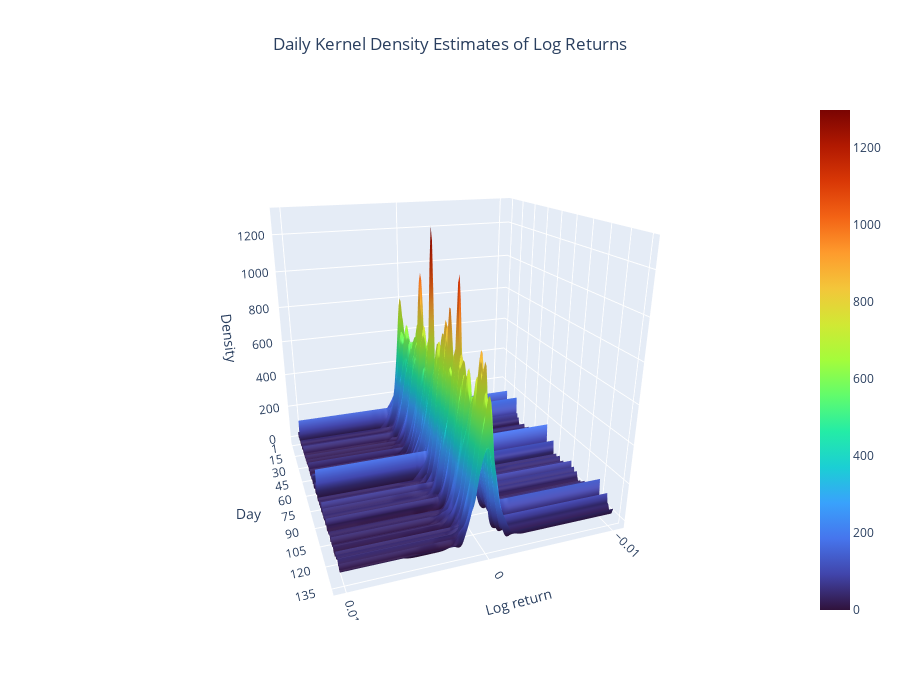

This figure's notebook cell:
### Code cell
# kde_results = {day: (x_grid, y_kde)} from previous step

# Sort days and build aligned matrices
days_sorted = sorted(kdes.keys())

# ---- Step 1: build a common X grid (important for smooth 3D surface)
all_x = np.concatenate([kdes[d]["x_grid"] for d in days_sorted])
x_common = np.linspace(all_x.min(), all_x.max(), 200)

# ---- Step 2: evaluate each day's KDE on the common grid
Z = []
for d in days_sorted:
    kde = kdes[d]["x_grid"]
    density = kdes[d]["y_kde"]
    # Interpolate densities to common x grid
    z_interp = np.interp(x_common, kde, density)
    Z.append(z_interp)

Z = np.array(Z)
Y = np.arange(len(days_sorted))  # day index

# ---- Step 3: create 3D surface
fig = go.Figure(data=[go.Surface(
    x=x_common,   # log return values
    y=Y,          # day index
    z=Z,          # densities
    colorscale='Turbo'
)])

# ---- Step 4: layout and labels
fig.update_layout(
    # title='Daily Kernel Density Estimates of Log Returns',
    scene=dict(
        xaxis_title='Log return',
        yaxis_title='Day',
        zaxis_title='Density',
        yaxis=dict(
            tickmode='array',
            tickvals=np.linspace(0, len(days_sorted)-1, 10, dtype=int),
            ticktext=[str(days_sorted[i]) for i in np.linspace(0, len(days_sorted)-1, 10, dtype=int)]
        )
    ),
    height=700,
    scene_camera=dict(
        eye=dict(x=0.7, y=2.0, z=0.8)  # change these values to rotate
    ),
    title={
        'text': "Daily Kernel Density Estimates of Log Returns",
        'x': 0.5,  # Center horizontally
        'xanchor': 'center'
    }
)


fig.show()

### Figure 1 — Plotly figure (JSON) as saved in the notebook; plotly's stock layout.template omitted (floating-point values rounded to 4 significant figures; data arrays with more than 128 entries replaced by an {"elided": "..."} marker saying what was removed)
{"data": [{"colorscale": [[0, "#30123b"], [0.07143, "#4145ab"], [0.1429, "#4675ed"], [0.2143, "#39a2fc"], [0.2857, "#1bcfd4"], [0.3571, "#24eca6"], [0.4286, "#61fc6c"], [0.5, "#a4fc3b"], [0.5714, "#d1e834"], [0.6429, "#f3c63a"], [0.7143, "#fe9b2d"], [0.7857, "#f36315"], [0.8571, "#d93806"], [0.9286, "#b11901"], [1, "#7a0402"]], "type": "surface", "x": {"elided": "200 float values"}, "y": {"elided": "135 int values"}, "z": {"elided": "135x200 float values"}}], "layout": {"height": 700, "scene": {"camera": {"eye": {"x": 0.7, "y": 2, "z": 0.8}}, "xaxis": {"title": {"text": "Log return"}}, "yaxis": {"tickmode": "array", "ticktext": ["1", "15", "30", "45", "60", "75", "90", "105", "120", "135"], "tickvals": [0, 14, 29, 44, 59, 74, 89, 104, 119, 134], "title": {"text": "Day"}}, "zaxis": {"title": {"text": "Density"}}}, "title": {"text": "Daily Kernel Density Estimates of Log Returns", "x": 0.5, "xanchor": "center"}}}
